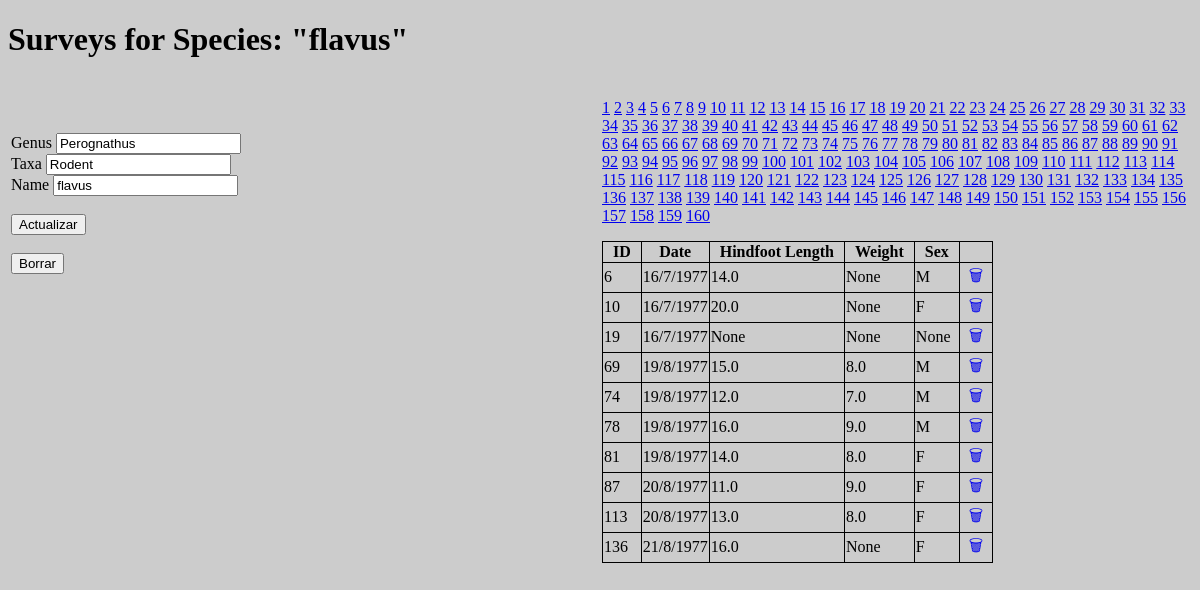
The app's page /species/PF with its own data.
### mammals/models.py (models this page shows)
    class Species(db.Model):
        __tablename__ = "species"
        uid = db.Column("species_id", db.String, primary_key=True)
        genus = db.Column("genus", db.String)
        name = db.Column("species", db.String)
        taxa = db.Column("taxa", db.String)
        surveys = db.relationship("Survey", backref="species", lazy=True)

    class Survey(db.Model):
        __tablename__ = "surveys"
        uid = db.Column("record_id", db.BigInteger, primary_key=True)
        day = db.Column("day", db.BigInteger)
        month = db.Column("month", db.BigInteger)
        year = db.Column("year", db.BigInteger)
        plot_id = db.Column(db.BigInteger, db.ForeignKey("plots.plot_id"))
        species_id = db.Column(db.String, db.ForeignKey("species.species_id"))
        sex = db.Column("sex", db.String)
        hindfoot_length = db.Column("hindfoot_length", db.Float)
        weight = db.Column("weight", db.Float)

### mammals/views.py (the view, shortened to what this page needs)
    @app.route("/species/<uid>", methods=["GET", "POST"])
    def list_species_surveys(uid: str):
        page = int(request.args.get("page", 1))
        species_surveys = db_access["species_surveys"]
        surveys = species_surveys(uid, page)
        total_pages = ceil(surveys.total / 10)
        species_read = db_access["species_read"]
        species = species_read(uid)
        return render_template(
            "species.html",
            species=species,
            surveys=surveys,
            pages=[i + 1 for i in range(total_pages)],
        )

### mammals/templates/species.html
{% extends 'base.html' %} {% block content %}
<h1>Surveys for Species: "{{ species.name }}"</h1>
<table width="100%">
  <tbody>
    <tr>
      <td class="align-top" width="50%">
        <form
          class="species-form"
          action="/species/{{ species.uid }}"
          method="post"
        >
          <label for="genus_input">Genus</label>
          <input
            type="text"
            name="genus"
            id="genus_input"
            value="{{ species.genus }}"
          /><br />
          <label for="taxa_input">Taxa</label>
          <input
            type="text"
            name="taxa"
            id="taxa_input"
            value="{{ species.taxa }}"
          /><br />
          <label for="name_input">Name</label>
          <input
            type="text"
            name="name"
            id="name_input"
            value="{{ species.name }}"
          /><br />
          <br />
          <input type="submit" value="Actualizar" />
        </form>
        <br />
        <form action="/species/{{ species.uid }}/delete" method="post">
          <input type="submit" value="Borrar" />
        </form>
      </td>
      <td width="50%">
        <p>
          {% for page in pages %} {% if page == species.page %}
          <a
            href="/species/{{ species.uid }}?page={{ page }}"
            class="current-page"
            ><strong>{{ page }}</strong></a
          >
          {% else %}
          <a href="/species/{{ species.uid }}?page={{ page }}">{{ page }}</a>
          {% endif %} {% endfor %}
        </p>
        <table id="species-table">
          <thead>
            <tr>
              <th>ID</th>
              <th>Date</th>
              <th>Hindfoot Length</th>
              <th>Weight</th>
              <th>Sex</th>
              <th></th>
            </tr>
          </thead>
          <tbody>
            {% for s in surveys %}
            <tr>
              <td>{{ s.uid }}</td>
              <td>{{ s.day }}/{{ s.month }}/{{ s.year }}</td>
              <td>{{ s.hindfoot_length }}</td>
              <td>{{ s.weight }}</td>
              <td>{{ s.sex }}</td>
              <td>
                <a
                  title="Borrar Survey"
                  class="delete-btn"
                  href="/species/{{ species.uid }}/surveys/{{ s.uid }}/delete"
                >
                🗑
                </a>
              </td>
            </tr>
            {% endfor %}
          </tbody>
        </table>
      </td>
    </tr>
  </tbody>
</table>
{% endblock %}

### mammals/templates/base.html (shortened to what this page needs)
<!DOCTYPE html>
<html lang="en">
  <head>
    <link
      rel="stylesheet"
      href="{{ url_for('static', filename='mystyle.css') }}"
    />
  </head>
  <body>
    <main>{% block content %} {% endblock %}</main>
  </body>
</html>

### mammals/static/mystyle.css (style rules this page uses)
html { background: #cccccc; }
tr { padding-bottom: 10px !important; }
#species-table { border: solid 1px black; border-collapse: collapse; }
#species-table th { border: solid 1px black; padding-left: 10px; padding-right: 10px; }
#species-table td { border: solid 1px black; }
.delete-btn { text-decoration: none; padding: 0.5rem; }
.align-top { vertical-align: top; }
.species-form { margin-top: 50px; }

### records on screen
Species: name "flavus", genus "Perognathus", taxa "Rodent"
Survey: uid "6", day "16", month "7", year "1977", hindfoot_length "14.0", weight "None", sex "M"
Survey: uid "10", day "16", month "7", year "1977", hindfoot_length "20.0", weight "None", sex "F"
Survey: uid "19", day "16", month "7", year "1977", hindfoot_length "None", weight "None", sex "None"
Survey: uid "69", day "19", month "8", year "1977", hindfoot_length "15.0", weight "8.0", sex "M"
Survey: uid "74", day "19", month "8", year "1977", hindfoot_length "12.0", weight "7.0", sex "M"
Survey: uid "78", day "19", month "8", year "1977", hindfoot_length "16.0", weight "9.0", sex "M"
Survey: uid "81", day "19", month "8", year "1977", hindfoot_length "14.0", weight "8.0", sex "F"
Survey: uid "87", day "20", month "8", year "1977", hindfoot_length "11.0", weight "9.0", sex "F"
Survey: uid "113", day "20", month "8", year "1977", hindfoot_length "13.0", weight "8.0", sex "F"
Survey: uid "136", day "21", month "8", year "1977", hindfoot_length "16.0", weight "None", sex "F"

### other values on screen
{{ page }} "1" "2" "3" "4" "5" "6" "7" "8" "9" "10" "11" "12" "13" "14" "15" "16" "17" "18" "19" "20" "21" "22" "23" "24" "25" "26" "27" "28" "29" "30" "31" "32" "33" "34" "35" "36" "37" "38" "39" "40" "41" "42" "43" "44" "45" "46" "47" "48" "49" "50" "51" "52" "53" "54" "55" "56" "57" "58" "59" "60" "61" "62" "63" "64" "65" "66" "67" "68" "69" "70" "71" "72" "73" "74" "75" "76" "77" "78" "79" "80" "81" "82" "83" "84" "85" "86" "87" "88" "89" "90" "91" "92" "93" "94" "95" "96" "97" "98" "99" "100" "101" "102" "103" "104" "105" "106" "107" "108" "109" "110" "111" "112" "113" "114" "115" "116" "117" "118" "119" "120" "121" "122" "123" "124" "125" "126" "127" "128" "129" "130" "131" "132" "133" "134" "135" "136" "137" "138" "139" "140" "141" "142" "143" "144" "145" "146" "147" "148" "149" "150" "151" "152" "153" "154" "155" "156" "157" "158" "159" "160"
